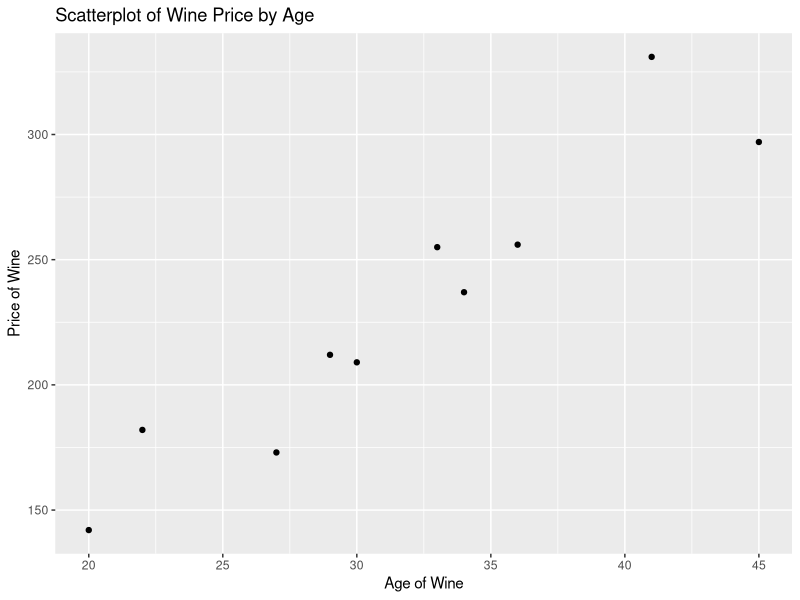

This figure's R source:
# Load necessary libraries
library(ggplot2)

# Read the data
data <- read.csv("wineprices_r.csv")

# View the structure of the dataset
str(data)

# Step 2: Create a Scatterplot
ggplot(data, aes(x = Age, y = Price)) +
  geom_point() +
  labs(title = "Scatterplot of Wine Price by Age",
       x = "Age of Wine",
       y = "Price of Wine")

# Step 3: Perform Linear Regression
model <- lm(Price ~ Age, data = data)

# Get the summary of the regression model
summary(model)

# Interpretation of the slope of the estimated equation
coefficients(model)
